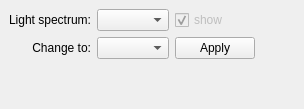
<?xml version="1.0" encoding="UTF-8"?>
<ui version="4.0">
 <class>IllumDock</class>
 <widget class="QDockWidget" name="IllumDock">
  <property name="geometry">
   <rect>
    <x>0</x>
    <y>0</y>
    <width>304</width>
    <height>109</height>
   </rect>
  </property>
  <property name="windowTitle">
   <string>Illumination</string>
  </property>
  <widget class="QWidget" name="dockWidgetContents">
   <layout class="QGridLayout" name="gridLayout">
    <item row="1" column="3">
     <spacer name="horizontalSpacer">
      <property name="orientation">
       <enum>Qt::Horizontal</enum>
      </property>
      <property name="sizeHint" stdset="0">
       <size>
        <width>0</width>
        <height>0</height>
       </size>
      </property>
     </spacer>
    </item>
    <item row="1" column="1">
     <widget class="QComboBox" name="illum2Box">
      <property name="toolTip">
       <string>illuminant to apply</string>
      </property>
     </widget>
    </item>
    <item row="1" column="2">
     <widget class="QPushButton" name="applyButton">
      <property name="toolTip">
       <string>calculate new scene illumination</string>
      </property>
      <property name="text">
       <string>Apply</string>
      </property>
      <property name="icon">
       <iconset theme="dialog-apply"/>
      </property>
     </widget>
    </item>
    <item row="1" column="0">
     <widget class="QLabel" name="i2Label">
      <property name="text">
       <string>Change to:</string>
      </property>
      <property name="alignment">
       <set>Qt::AlignRight|Qt::AlignTrailing|Qt::AlignVCenter</set>
      </property>
     </widget>
    </item>
    <item row="0" column="0">
     <widget class="QLabel" name="i1Label">
      <property name="text">
       <string>Light spectrum:</string>
      </property>
      <property name="alignment">
       <set>Qt::AlignRight|Qt::AlignTrailing|Qt::AlignVCenter</set>
      </property>
     </widget>
    </item>
    <item row="0" column="1">
     <widget class="QComboBox" name="illum1Box">
      <property name="toolTip">
       <string>current/original illuminant</string>
      </property>
     </widget>
    </item>
    <item row="0" column="2">
     <widget class="QCheckBox" name="showCheck">
      <property name="enabled">
       <bool>false</bool>
      </property>
      <property name="toolTip">
       <string>draw illuminant range</string>
      </property>
      <property name="text">
       <string>show</string>
      </property>
      <property name="checked">
       <bool>true</bool>
      </property>
     </widget>
    </item>
    <item row="2" column="1">
     <spacer name="verticalSpacer">
      <property name="orientation">
       <enum>Qt::Vertical</enum>
      </property>
      <property name="sizeHint" stdset="0">
       <size>
        <width>0</width>
        <height>0</height>
       </size>
      </property>
     </spacer>
    </item>
   </layout>
  </widget>
 </widget>
 <resources/>
 <connections/>
</ui>
